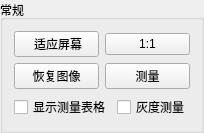
            <widget class="QGroupBox" name="groupBox">
             <property name="minimumSize">
              <size>
               <width>0</width>
               <height>50</height>
              </size>
             </property>
             <property name="title">
              <string>常规</string>
             </property>
             <layout class="QVBoxLayout" name="verticalLayout_17">
              <item>
               <layout class="QHBoxLayout" name="horizontalLayout_2">
                <property name="bottomMargin">
                 <number>0</number>
                </property>
                <item>
                 <widget class="QPushButton" name="pushButton_adapt">
                  <property name="text">
                   <string> 适应屏幕</string>
                  </property>
                  <property name="checkable">
                   <bool>false</bool>
                  </property>
                  <property name="checked">
                   <bool>false</bool>
                  </property>
                 </widget>
                </item>
                <item>
                 <widget class="QPushButton" name="pushButton_nomal">
                  <property name="text">
                   <string>1:1</string>
                  </property>
                  <property name="checkable">
                   <bool>false</bool>
                  </property>
                 </widget>
                </item>
               </layout>
              </item>
              <item>
               <layout class="QHBoxLayout" name="horizontalLayout_16">
                <property name="bottomMargin">
                 <number>0</number>
                </property>
                <item>
                 <widget class="QPushButton" name="pushButton_reset">
                  <property name="text">
                   <string>恢复图像</string>
                  </property>
                 </widget>
                </item>
                <item>
                 <widget class="QPushButton" name="pushButton_measure">
                  <property name="text">
                   <string>测量</string>
                  </property>
                  <property name="checkable">
                   <bool>true</bool>
                  </property>
                 </widget>
                </item>
               </layout>
              </item>
              <item>
               <layout class="QHBoxLayout" name="horizontalLayout_26">
                <property name="bottomMargin">
                 <number>0</number>
                </property>
                <item>
                 <widget class="QCheckBox" name="checkBox_measure_table">
                  <property name="text">
                   <string>显示测量表格</string>
                  </property>
                 </widget>
                </item>
                <item>
                 <widget class="QCheckBox" name="checkBox_gray_mesure">
                  <property name="text">
                   <string>灰度测量</string>
                  </property>
                 </widget>
                </item>
               </layout>
              </item>
             </layout>
            </widget>
